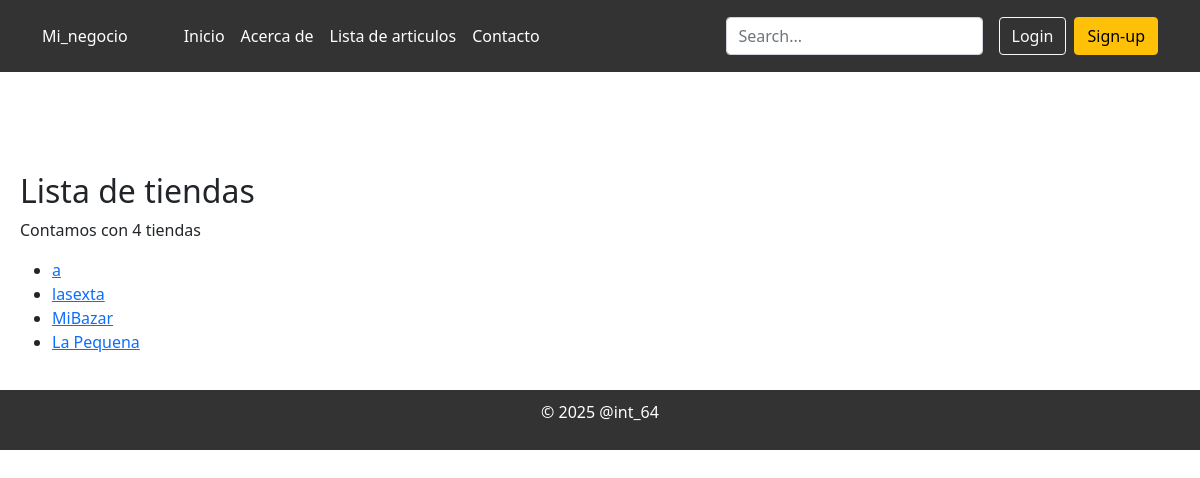
Page /Mi_negocio/listar_tiendas/ on the earlier database version.
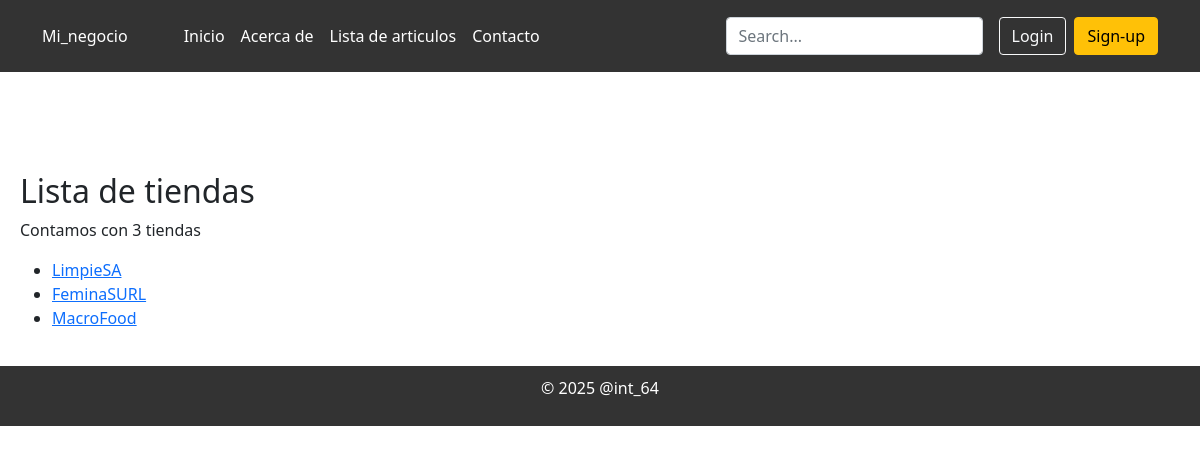
Same page on the later database version.
### Mi_negocio/models.py (models this page shows, shortened)
class Tienda(models.Model):
    nombre=models.CharField(max_length=64)
    direccion=models.TextField(max_length=200)
    telefono=models.CharField(max_length=12)
    propietario = models.ForeignKey(User, on_delete=models.CASCADE)
    correo=models.EmailField()

### Mi_negocio/views.py (the view)
# urls.py: path('listar_tiendas/', views.listar_tiendas, name='listar_tiendas'),
def listar_tiendas(request):
    tiendas = Tienda.objects.all()
    return render(request, 'Mi_negocio/listar_tiendas.html', {'tiendas': tiendas, 'cantidad':tiendas.count })

### Mi_negocio/templates/Mi_negocio/listar_tiendas.html
{% extends 'Mi_negocio/layout.html' %}
{% block body %}
    <h2>Lista de tiendas</h2>
    <p>Contamos con {{cantidad}} tiendas</p>
    <ul>
        {% for tienda in tiendas %}
            <li>
                <a href="{% url 'ver_tienda' tienda_id=tienda.id %}">{{ tienda.nombre }}</a>
            </li>
        {% endfor %}
    </ul>
{% endblock %}

Differences in the rows shown:
removed Tienda: nombre "a"
removed Tienda: nombre "lasexta"
removed Tienda: nombre "MiBazar"
removed Tienda: nombre "La Pequena"
added Tienda: nombre "LimpieSA"
added Tienda: nombre "FeminaSURL"
added Tienda: nombre "MacroFood"
Other differences:
{{ cantidad }}: "4" → "3"
